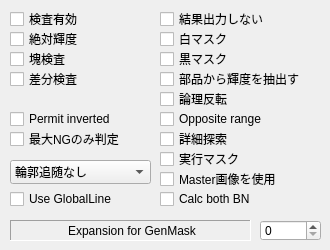
   <widget class="QWidget" name="tab_7">
    <attribute name="title">
     <string>属性</string>
    </attribute>
    <widget class="QCheckBox" name="checkBModeEnabled">
     <property name="geometry">
      <rect>
       <x>10</x>
       <y>10</y>
       <width>141</width>
       <height>18</height>
      </rect>
     </property>
     <property name="text">
      <string>検査有効</string>
     </property>
    </widget>
    <widget class="QCheckBox" name="checkBModeAbsoluteBright">
     <property name="geometry">
      <rect>
       <x>10</x>
       <y>30</y>
       <width>141</width>
       <height>18</height>
      </rect>
     </property>
     <property name="text">
      <string>絶対輝度</string>
     </property>
    </widget>
    <widget class="QCheckBox" name="checkBModeNGCluster">
     <property name="geometry">
      <rect>
       <x>10</x>
       <y>50</y>
       <width>141</width>
       <height>18</height>
      </rect>
     </property>
     <property name="text">
      <string>塊検査</string>
     </property>
    </widget>
    <widget class="QCheckBox" name="checkBModeDiffer">
     <property name="geometry">
      <rect>
       <x>10</x>
       <y>70</y>
       <width>141</width>
       <height>18</height>
      </rect>
     </property>
     <property name="text">
      <string>差分検査</string>
     </property>
    </widget>
    <widget class="QCheckBox" name="checkBModeOnlyMatching">
     <property name="geometry">
      <rect>
       <x>160</x>
       <y>10</y>
       <width>141</width>
       <height>18</height>
      </rect>
     </property>
     <property name="text">
      <string>結果出力しない</string>
     </property>
    </widget>
    <widget class="QCheckBox" name="checkBModeWhiteMask">
     <property name="geometry">
      <rect>
       <x>160</x>
       <y>30</y>
       <width>141</width>
       <height>18</height>
      </rect>
     </property>
     <property name="text">
      <string>白マスク</string>
     </property>
    </widget>
    <widget class="QCheckBox" name="checkBModeBlackMask">
     <property name="geometry">
      <rect>
       <x>160</x>
       <y>50</y>
       <width>141</width>
       <height>18</height>
      </rect>
     </property>
     <property name="text">
      <string>黒マスク</string>
     </property>
    </widget>
    <widget class="QCheckBox" name="checkBModeCenterBrightFromParts">
     <property name="geometry">
      <rect>
       <x>160</x>
       <y>70</y>
       <width>141</width>
       <height>18</height>
      </rect>
     </property>
     <property name="text">
      <string>部品から輝度を抽出する</string>
     </property>
    </widget>
    <widget class="QCheckBox" name="checkBModeInvertLogic">
     <property name="geometry">
      <rect>
       <x>160</x>
       <y>90</y>
       <width>141</width>
       <height>18</height>
      </rect>
     </property>
     <property name="text">
      <string>論理反転</string>
     </property>
    </widget>
    <widget class="QCheckBox" name="checkBModeSearchDetail">
     <property name="geometry">
      <rect>
       <x>160</x>
       <y>130</y>
       <width>141</width>
       <height>18</height>
      </rect>
     </property>
     <property name="text">
      <string>詳細探索</string>
     </property>
    </widget>
    <widget class="QCheckBox" name="checkBModeDynamicMask">
     <property name="geometry">
      <rect>
       <x>160</x>
       <y>150</y>
       <width>141</width>
       <height>18</height>
      </rect>
     </property>
     <property name="text">
      <string>実行マスク</string>
     </property>
    </widget>
    <widget class="QCheckBox" name="checkBModeAdoptBiggest">
     <property name="geometry">
      <rect>
       <x>10</x>
       <y>130</y>
       <width>141</width>
       <height>18</height>
      </rect>
     </property>
     <property name="text">
      <string>最大NGのみ判定</string>
     </property>
    </widget>
    <widget class="QCheckBox" name="checkBModeUseMasterImage">
     <property name="geometry">
      <rect>
       <x>160</x>
       <y>170</y>
       <width>151</width>
       <height>18</height>
      </rect>
     </property>
     <property name="text">
      <string>Master画像を使用</string>
     </property>
    </widget>
    <widget class="QCheckBox" name="checkBPermitInverted">
     <property name="geometry">
      <rect>
       <x>10</x>
       <y>110</y>
       <width>141</width>
       <height>18</height>
      </rect>
     </property>
     <property name="text">
      <string>Permit inverted</string>
     </property>
    </widget>
    <widget class="QComboBox" name="comboBoxMatchPosition">
     <property name="geometry">
      <rect>
       <x>10</x>
       <y>160</y>
       <width>141</width>
       <height>24</height>
      </rect>
     </property>
     <item>
      <property name="text">
       <string>輪郭追随なし</string>
      </property>
     </item>
     <item>
      <property name="text">
       <string>輪郭追随：黒白無視</string>
      </property>
     </item>
     <item>
      <property name="text">
       <string>輪郭追随：内部白</string>
      </property>
     </item>
     <item>
      <property name="text">
       <string>輪郭追随：内部黒</string>
      </property>
     </item>
    </widget>
    <widget class="QCheckBox" name="checkBModeOppositeRange">
     <property name="geometry">
      <rect>
       <x>160</x>
       <y>110</y>
       <width>161</width>
       <height>18</height>
      </rect>
     </property>
     <property name="text">
      <string>Opposite range</string>
     </property>
    </widget>
    <widget class="QCheckBox" name="checkBModeUseGlobalLine">
     <property name="geometry">
      <rect>
       <x>10</x>
       <y>190</y>
       <width>151</width>
       <height>18</height>
      </rect>
     </property>
     <property name="text">
      <string>Use GlobalLine</string>
     </property>
    </widget>
    <widget class="QSpinBox" name="EditExpandForGenMask">
     <property name="geometry">
      <rect>
       <x>260</x>
       <y>220</y>
       <width>61</width>
       <height>21</height>
      </rect>
     </property>
     <property name="font">
      <font>
       <pointsize>9</pointsize>
      </font>
     </property>
     <property name="maximum">
      <number>1000</number>
     </property>
    </widget>
    <widget class="QLabel" name="label_53">
     <property name="geometry">
      <rect>
       <x>10</x>
       <y>220</y>
       <width>241</width>
       <height>21</height>
      </rect>
     </property>
     <property name="frameShape">
      <enum>QFrame::Panel</enum>
     </property>
     <property name="frameShadow">
      <enum>QFrame::Sunken</enum>
     </property>
     <property name="text">
      <string>Expansion for GenMask</string>
     </property>
     <property name="alignment">
      <set>Qt::AlignCenter|Qt::AlignHCenter|Qt::AlignLeading|Qt::AlignLeft|Qt::AlignVCenter</set>
     </property>
    </widget>
    <widget class="QCheckBox" name="checkModeCalcBothBN">
     <property name="geometry">
      <rect>
       <x>160</x>
       <y>190</y>
       <width>151</width>
       <height>18</height>
      </rect>
     </property>
     <property name="text">
      <string>Calc both BN</string>
     </property>
    </widget>
   </widget>
